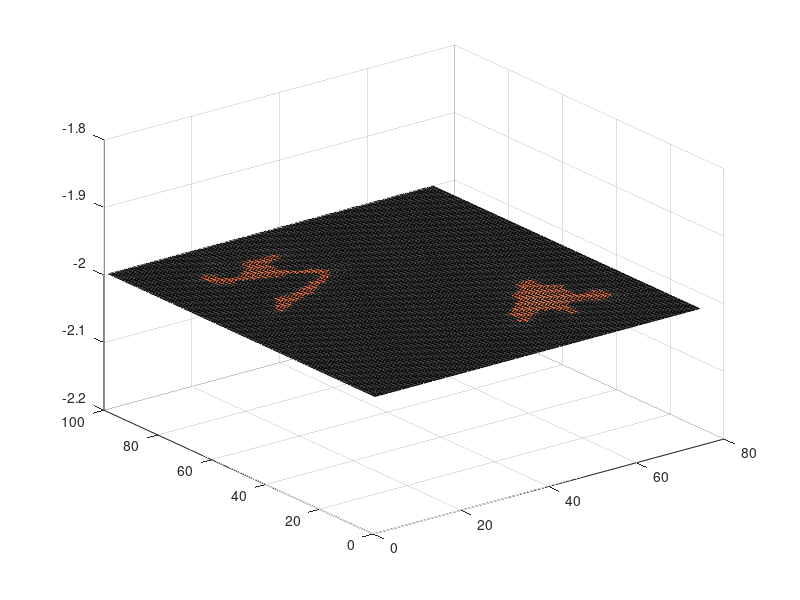

Source code (MATLAB): (Note: this script raises an error after producing the figure.)
close all;
clear all;

% [datOrg1,maxImg1] = io.readTiffSeq('D:\AVG_ExVivoSuppRaw (1).tif');
load('mask.mat');
load('Example_dat.mat');
T0 = 20;
[H0,W0] = size(mask);
datSel = zeros(H0,W0,T0);
%% 
for t = 1:T0
    curIm = zeros(H0,W0);
    curIm(mask) = 0.6;%exp(-t/5)/0.9*0.4+0.6;
    curIm(~mask) = 0.3;
%     curIm = imgaussfilt(curIm,1);
    datSel(:,:,t) = curIm;
end

%% Signals
points = ...
[22,22,1,0.2;
39,21,1,0.2;
75,55,1,0.3;
22,22,2,0.4;
39,21,2,0.4;
75,55,2,0.6;
22,22,3,0.6;
39,21,3,0.6;
75,55,3,0.9;
22,22,4,0.9;
39,21,4,0.9;
27,27,5,0.8;
75,55,4,1.0;
63,58,4,1.0;
30,33,5,1.0;
59,59,5,1.0;
27,42,6,0.5;
53,59,6,1.0;
28,48,7,0.4;
45,59,7,1.0;
26,67,7,0.5;
28,53,8,1.0;
% 32,59,8,1.0;
26,67,8,1.0;
28,53,9,0.7;
26,67,9,0.7;
28,53,10,0.5;
26,67,10,0.5;
28,53,11,0.3;
26,67,11,0.3;
28,53,12,0.1;
26,67,12,0.1;
28,53,13,0.1;
28,53,14,0.3;
28,53,15,0.5;
28,53,16,0.8;
28,53,17,1;
28,53,18,0.8;
28,53,19,0.6;
28,53,20,0.3;
];

signal = zeros(H0,W0,T0);
for i = 1:size(points,1)
    centerX = points(i,1);
    centerY = points(i,2);
    t = points(i,3);
    strength = points(i,4);
    [X,Y]=meshgrid(1:W0,1:H0);
    sigma = 8;
    if(centerX==26) sigma = 2;end
    curIm = exp(-((Y-centerX).^2+(X-centerY).^2)/2/sigma^2);
    signal(:,:,t) =  signal(:,:,t) + curIm*strength;
end
for t = 1:T0
    curIm = signal(:,:,t);
    curIm(~mask) = 0;
    signal(:,:,t) = imgaussfilt(curIm,1);
    datSel(:,:,t) = imgaussfilt(datSel(:,:,t)+curIm,1);
end
datSel = 0.3+signal;

%% active region
ac = (signal>0.08);
arLst = bwconncomp(ac);
arLst = arLst.PixelIdxList;
% zzshow(ac);
labelMap = zeros(H0,W0,T0);
for i = 1:numel(arLst)
    labelMap(arLst{i}) = i;
end

col = [247,92,47;247,217,76;134,193,102;51,166,184]/255;

%% 
% xShift = [zeros(5,1);randi([0,2],15,1)];
% yShift = [zeros(5,1);randi([0,8],15,1)];
xShift = [zeros(20,1);];
yShift = [zeros(20,1);];
datShow = zeros(H0,W0,T0);
for t = 1:T0
    curIm = ones(H0,W0)*0.3;
    curIm(1:end-xShift(t),1:end-yShift(t)) = datSel(xShift(t)+1:H0,yShift(t)+1:W0,t);
    datShow(:,:,t) = curIm;
end

%% Draw
f = figure('Position',[100,100,1000,400]);
axRaw = axes(f);
datShow = flipud(datShow);
labelMap = flipud(labelMap);
for ii=1:T0
    % raw data and events
    img0 = datShow(:,:,ii);
    
    Lx = zeros(H0*W0,3);
    for k = 1:numel(arLst)
       pix = find(labelMap(:,:,ii)==k);
       Lx(pix,1) = col(k,1);
       Lx(pix,2) = col(k,2);
       Lx(pix,3) = col(k,3);
    end
    Lx = reshape(Lx,[H0,W0,3]);
    img0(labelMap(:,:,ii)>0) = img0(labelMap(:,:,ii)>0)*0.4;
    imgx = cat(3,img0,img0,img0)+Lx;
    alphaMap = 0.2 + (labelMap(:,:,ii)>0)*0.5;
    %%
    [gX,gY,gZ] = meshgrid(1:W0,1:H0,-ii*2);
    gX = gX + yShift(ii);
    gY = gY + xShift(ii);
    s = surf(axRaw,gX,gY,gZ,imgx);hold on
    s.AlphaData = alphaMap;
    s.AlphaDataMapping = 'none';
    s.FaceAlpha = 'flat';
    s.EdgeColor = 'none'; 
end

pbaspect([W0 H0 W0*5])
axRaw.CameraUpVector = [0 1 0];
campos([2000,596 52]);
axis off